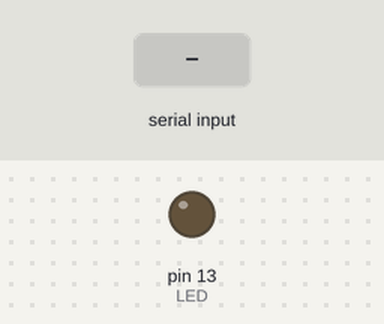
Recording of a sketch running on a simulated Arduino Uno, built with avr-gcc and run on an emulated ATmega328P. Parts: output pins drawn as LEDs (lit = HIGH). Inputs (shaded band) come from the test bench.

Above: at 1.2 s.
1.3 s: "p" received over Serial
At 2.0 s:
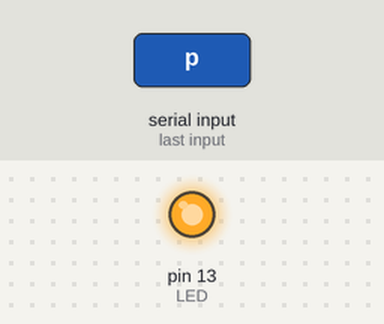
2.8 s: "a" received over Serial
At 3.1 s:
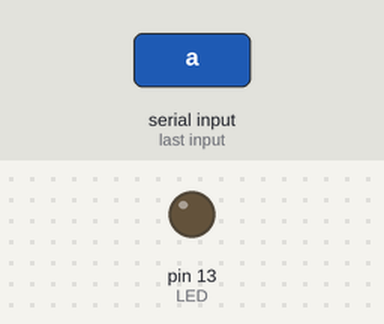
Timing chart, 0 to 5.8 s (numbered marks = the images above; inputs shaded):
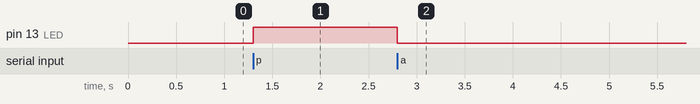

Measured:
- after the input at 1.3 s, pin 13 (LED): LOW → HIGH at once
- after the input at 2.8 s, pin 13 (LED): HIGH → LOW at once

The sketch:

3-01_python-arduino.ino
```cpp
int LED=13;

void setup() {
  pinMode(LED,OUTPUT);
  Serial.begin(9600);
}

void loop() {
  char datos=Serial.read(); // Lee un byte de datos del puerto serial
  if(datos=='p'){
    digitalWrite(LED,HIGH);
  }
  if(datos=='a'){
    digitalWrite(LED,LOW);
  }
}
```
